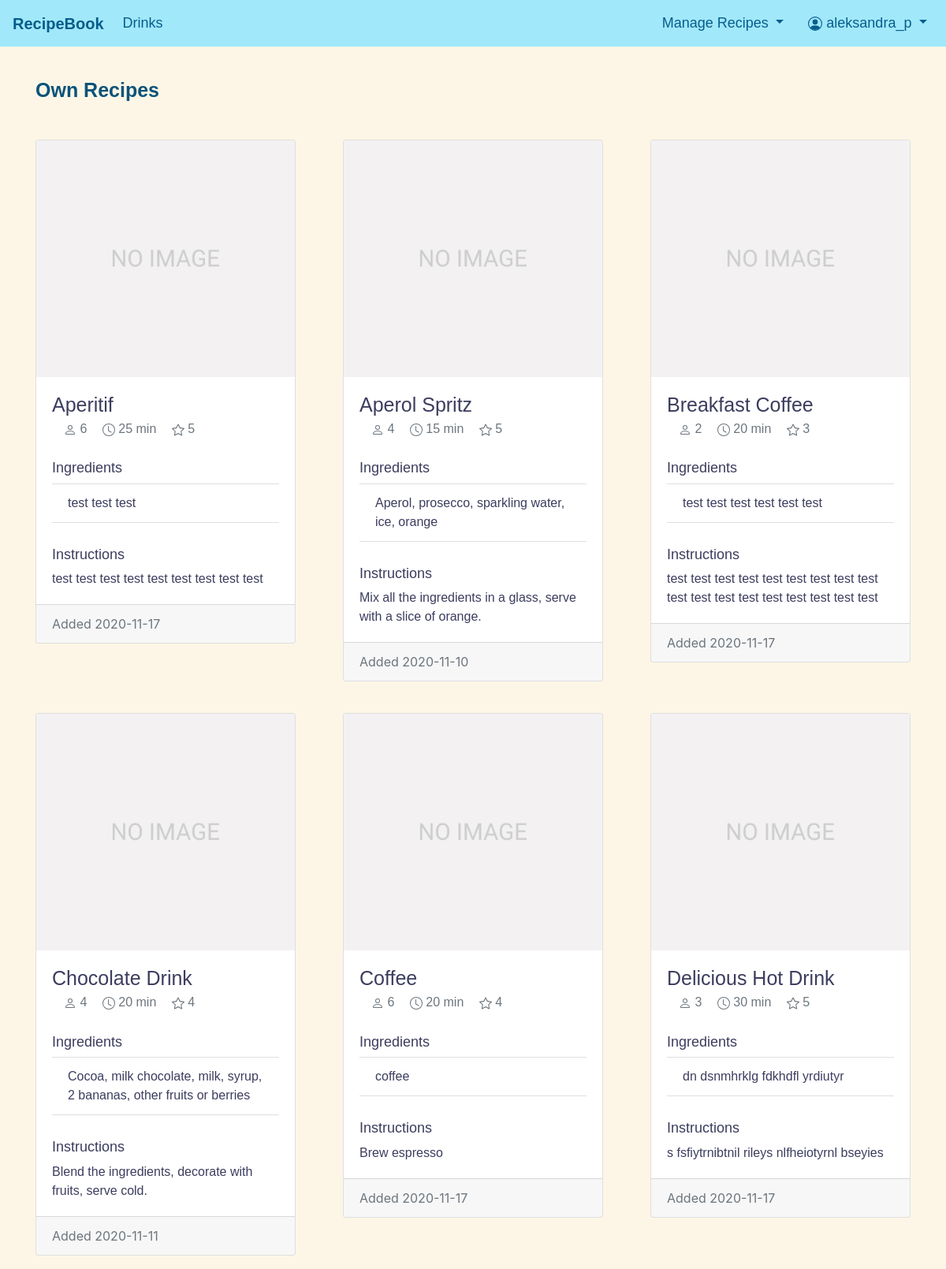
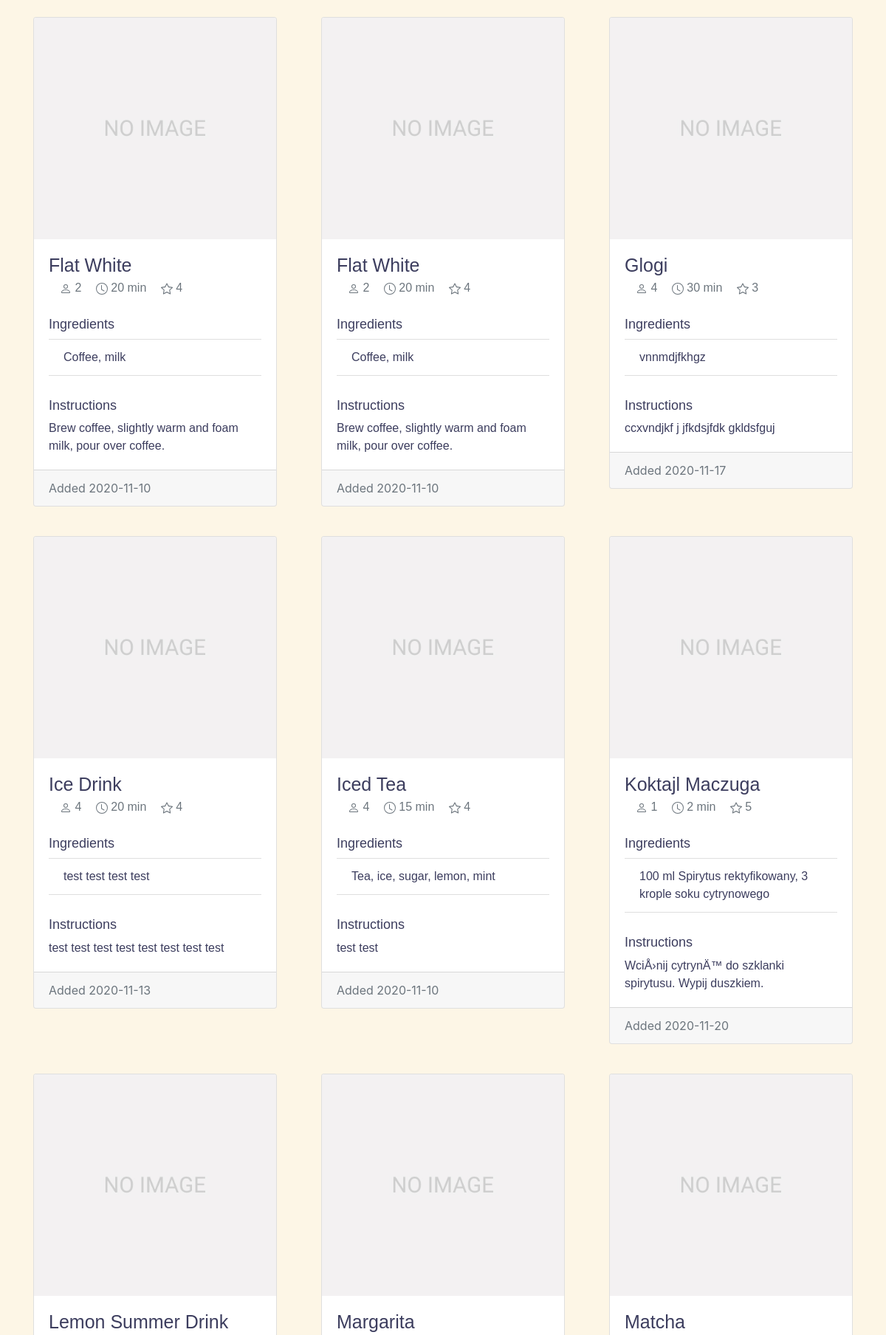
The app's page /ownrecipes.php (signed in, upper part) with its own data (2 pictures, top to bottom).
### tables this page shows
CREATE TABLE `recipe` (
  `recipeID` int(11) NOT NULL,
  `userID` int(11) DEFAULT NULL,
  `RecipeName` varchar(50) NOT NULL,
  `Images` blob NOT NULL,
  `Servings` int(11) DEFAULT NULL,
  `PreparationTime` int(11) DEFAULT NULL,
  `Ratings` int(11) DEFAULT NULL,
  `Ingredients` varchar(200) NOT NULL,
  `Instructions` text NOT NULL,
  `DateAdded` date DEFAULT NULL,
  `TimeAdded` time DEFAULT NULL
);

### ownrecipes.php (the view, shortened to what this page needs)
<!DOCTYPE html>
<html lang="en">
<head>
<link rel="stylesheet" href="https://stackpath.bootstrapcdn.com/bootstrap/4.1.3/css/bootstrap.min.css">
<link rel="stylesheet" href="style.css">
</head>
<body>
<?php
require_once "config.php";
$activeUser = $_SESSION['userID'];
$sql = "SELECT * FROM recipe  WHERE userID='$activeUser' ORDER BY RecipeName;";
$result = mysqli_query($conn, $sql);
?>
<nav class="navbar navbar-expand-lg navbar-light">
  <a class="navbar-brand">RecipeBook</a>
  <div class="collapse navbar-collapse justify-content-center" id="navbarToggle">
    <ul class="navbar-nav">
       <li class="nav-item">
        <a class="nav-link" href="drinks.php">Drinks</a>
       </li>
    </ul>
    <ul class="navbar-nav ml-auto">
      <li class="nav-item dropdown">
        <a class="nav-link dropdown-toggle" href="#" id="navbarDropdown" role="button" data-toggle="dropdown" aria-haspopup="true" aria-expanded="false">
          Manage Recipes
        </a>
      </li>
      <li class="nav-item dropdown">
        <a class="nav-link dropdown-toggle" href="#" id="navbarDropdown" role="button" data-toggle="dropdown" aria-haspopup="true" aria-expanded="false">
         <?php  if (isset($_SESSION['Username'])) : ?><?php echo $_SESSION['Username']; ?><?php endif ?>
        </a>
      </li>
    </ul>
  </div>
</nav>
<div class="container">
   <div class="row">
      <div class="col-lg-6">
          <h4>Own Recipes</h4>
      </div>
   </div>
   <div class="row">
      <div class="card-deck">
         <?php while ($row = mysqli_fetch_array($result)){ ?>
          <div class="cardcol col-sm-6 col-lg-4">
            <div class="card">
               <?php
                  if ( is_file (RECIPE_UPLOAD_PATH . $row['Images']) && filesize (RECIPE_UPLOAD_PATH . $row['Images']) > 0 ) {
                     echo '<img class="card-img-top" src=" ' . RECIPE_UPLOAD_PATH . $row['Images'] . '" alt="recipe image" />';
                  } else {
                     echo '<img class="card-img-top" src=" ' . RECIPE_UPLOAD_PATH . 'noimage.jpg' . '" alt=" " />';
                  }
               ?>
               <div class="card-body">
                  <h5 class="card-title"><?php echo $row['RecipeName']; ?></h5>
                  <h6 class="card-subtitle mb-2 text-muted">
                   <?php echo $row['Servings']; ?>
                   <?php echo $row['PreparationTime']; ?> min
                   <?php echo $row['Ratings']; ?>
                  </h6>
                  <ul class="list-group list-group-flush">
                     <h5>Ingredients</h5>
                     <li class="list-group-item"><?php echo $row ['Ingredients']; ?> </li>
                  </ul>
                  <h5>Instructions</h5>
                  <p class="card-text"> <?php echo $row ['Instructions']; ?></p>
               </div>
               <div class="card-footer text-muted">
                  Added <?php echo $row ['DateAdded']; ?>
               </div>
            </div>
          </div>
         <?php } ?>
      </div>
   </div>
</div>
</body>
</html>

### style.css (style rules this page uses)
html { position: relative; min-height: 100%; }
body { background-color: #fdf6e6; margin-bottom: 70px; }
a:link { color: #065d8b !important; }
.navbar-light { background-color: #a1e8fa; color: #065d8b; font-family: Verdana, Geneva, sans-serif; font-size: 18px; }
.navbar-brand { color: #3c3d5e; font-family: Verdana, Geneva, sans-serif; font-size: 20px; font-weight: bold; }
.col-lg-6, .col-lg-4 { background-color:#fdf6e6; margin-top: 20px; }
h4 { font-family: "Trebuchet MS", Helvetica, sans-serif; color: #0b537a; font-size: 25px; font-weight: bold; margin-top: 20px; }
h5 { font-family: "Trebuchet MS", Helvetica, sans-serif; color: #3c3d5e; font-size: 18px; }
.card { margin-top: 20px; }
.cardcol { min-width: 380px; }
.card-body { font-family: "Trebuchet MS", Helvetica, sans-serif; color: #3c3d5e; }
.card-img-top { height: 300px; object-fit: cover; }
.card-title { text-transform: capitalize; font-family: "Trebuchet MS", Helvetica, sans-serif; font-size: 25px; color: #3c3d5e; }
.list-group { margin: 30px 0px 30px 0px; }
svg { margin-left: 15px; }

### records on screen
recipe: RecipeName "Aperitif", Servings "6", PreparationTime "25", Ratings "5", Ingredients "test test test", Instructions "test test test test test test test test test", DateAdded "2020-11-17"
recipe: RecipeName "Aperol Spritz", Servings "4", PreparationTime "15", Ratings "5", Ingredients "Aperol, prosecco, sparkling water, ice, orange", Instructions "Mix all the ingredients in a glass, serve with a slice of orange.", DateAdded "2020-11-10"
recipe: RecipeName "Breakfast Coffee", Servings "2", PreparationTime "20", Ratings "3", Ingredients "test test test test test test", Instructions "test test test test test test test test test test test test test test test test test test", DateAdded "2020-11-17"
recipe: RecipeName "Chocolate Drink", Servings "4", PreparationTime "20", Ratings "4", Ingredients "Cocoa, milk chocolate, milk, syrup, 2 bananas, other fruits or berries", Instructions "Blend the ingredients, decorate with fruits, serve cold.", DateAdded "2020-11-11"
recipe: RecipeName "Coffee", Servings "6", PreparationTime "20", Ratings "4", Ingredients "coffee", Instructions "Brew espresso", DateAdded "2020-11-17"
recipe: RecipeName "Delicious Hot Drink", Servings "3", PreparationTime "30", Ratings "5", Ingredients "dn dsnmhrklg fdkhdfl yrdiutyr", Instructions "s fsfiytrnibtnil rileys nlfheiotyrnl bseyies", DateAdded "2020-11-17"
recipe: RecipeName "Flat White", Servings "2", PreparationTime "20", Ratings "4", Ingredients "Coffee, milk", Instructions "Brew coffee, slightly warm and foam milk, pour over coffee.", DateAdded "2020-11-10"
recipe: RecipeName "Flat White", Servings "2", PreparationTime "20", Ratings "4", Ingredients "Coffee, milk", Instructions "Brew coffee, slightly warm and foam milk, pour over coffee.", DateAdded "2020-11-10"
recipe: RecipeName "Glogi", Servings "4", PreparationTime "30", Ratings "3", Ingredients "vnnmdjfkhgz", Instructions "ccxvndjkf j jfkdsjfdk gkldsfguj", DateAdded "2020-11-17"
recipe: RecipeName "Ice Drink", Servings "4", PreparationTime "20", Ratings "4", Ingredients "test test test test", Instructions "test test test test test test test test", DateAdded "2020-11-13"
recipe: RecipeName "Iced Tea", Servings "4", PreparationTime "15", Ratings "4", Ingredients "Tea, ice, sugar, lemon, mint", Instructions "test test", DateAdded "2020-11-10"
recipe: RecipeName "Koktajl Maczuga", Servings "1", PreparationTime "2", Ratings "5", Ingredients "100 ml Spirytus rektyfikowany, 3 krople soku cytrynowego", Instructions "WciÅ›nij cytrynÄ™ do szklanki spirytusu. Wypij duszkiem.", DateAdded "2020-11-20"
recipe: RecipeName "Lemon Summer Drink"
recipe: RecipeName "Margarita"
recipe: RecipeName "Matcha"

### other values on screen
$_SESSION['Username'] "aleksandra_p"
